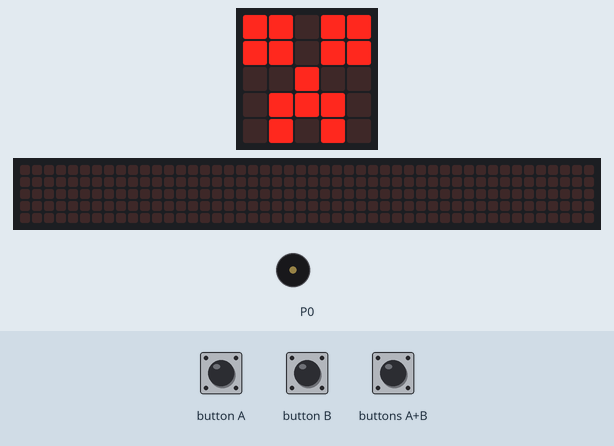
Simulated run of this program. Board: BBC micro:bit (MakeCode). Shown: the board's 5×5 LED display, a strip that is not on the board, showing the scrolling text unrolled, buzzer (waves = sounding). The inputs (shaded band) are chosen by the test bench. The 48×5 strip is a reading aid, not a part: it shows the text the display is scrolling, unrolled, one strip-width of it at a time.

Above: at 2.6 s.
2.7 s: button B pressed for 0.15 s
At 3.2 s:
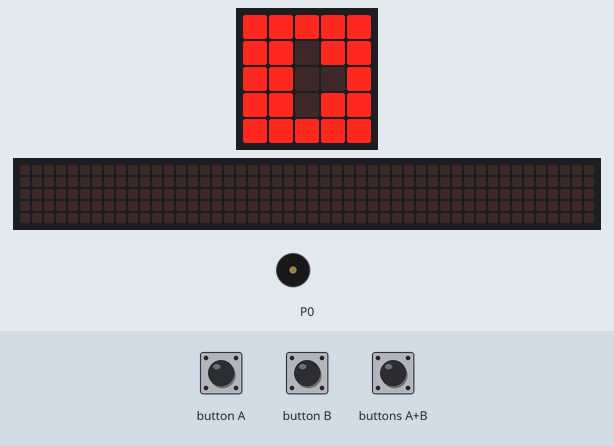
At 8.8 s:
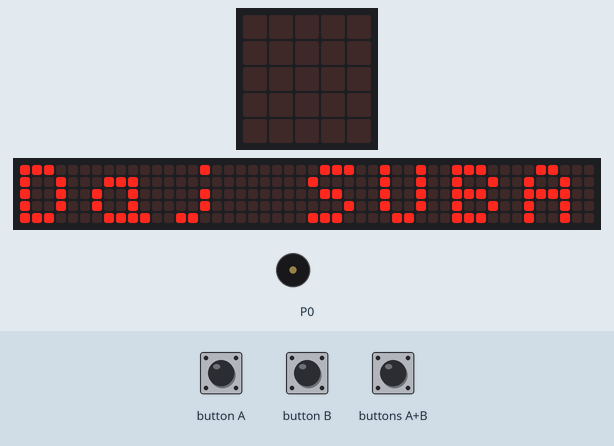
Timing chart, 0 to 26.9 s (numbered marks = the images above; inputs shaded):
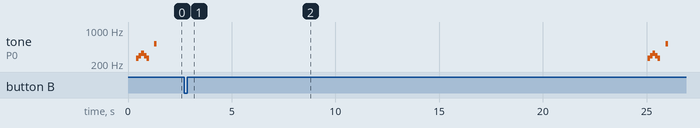

The program:

main.ts
```typescript
input.onButtonPressed(Button.A, function () {
    basic.showString("Jestem KubiBot stworzony przez @Kubi i @MegaJJ!")
    basic.showLeds(`
        # # . # #
        # # . # #
        . . # . .
        . # # # .
        . # . # .
        `)
    music.playMelody("C D E D C - - C5 ", 500)
})
input.onButtonPressed(Button.AB, function () {
    basic.showLeds(`
        # # . # #
        # # . # #
        . . # . .
        . # # # .
        . # . # .
        `)
    music.playMelody("C D E D C - - C5 ", 500)
})
input.onButtonPressed(Button.B, function () {
    basic.showLeds(`
        # # # # #
        # # . # #
        # # . . #
        # # . # #
        # # # # #
        `)
    basic.pause(2000)
    basic.showString("Daj SUBA panu markowi")
    music.playMelody("C D E D C - - C5 ", 500)
})
basic.showLeds(`
    # # . # #
    # # . # #
    . . # . .
    . # # # .
    . # . # .
    `)
music.playMelody("C D E D C - - C5 ", 500)
```

test.ts
```typescript
// tu są testy; nie będzie to kompilowane, gdy ten pakiet będzie używany jako rozszerzenie.
```

Measured:
- after the input at 2.7 s, tone on P0: plays 262 Hz for 0.13 s, 294 Hz for 0.13 s, 330 Hz for 0.13 s, 294 Hz for 0.13 s, 262 Hz for 0.12 s, 523 Hz for 0.12 s, starting after 22.4 s; the display: changes after 0.15 s (image 1)
- what the display in image 1 shows lasts 2.4 s, from 2.9 s to 5.3 s
- what the display in image 2 shows lasts 0.6 s, from 8.4 s to 9.0 s
